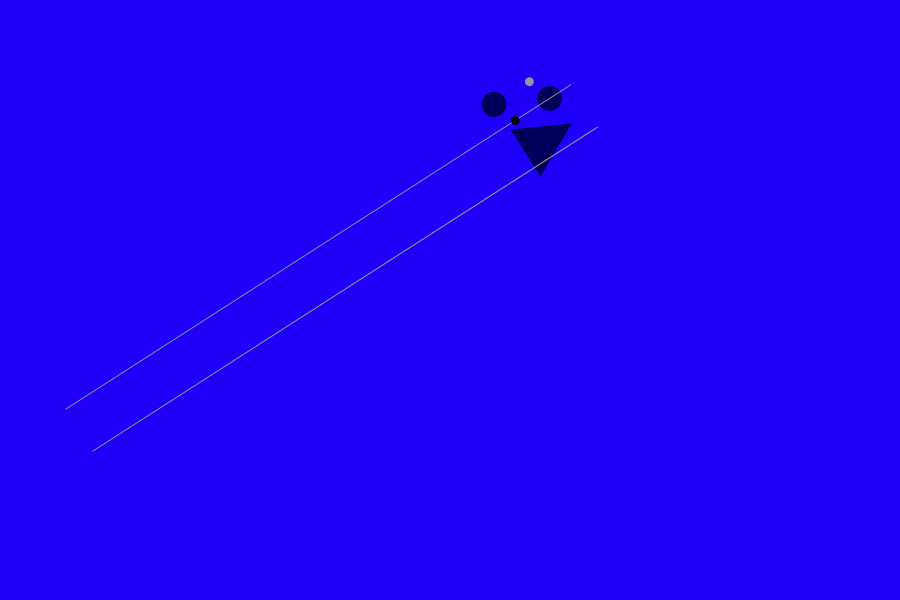
Frame 1 (no input)
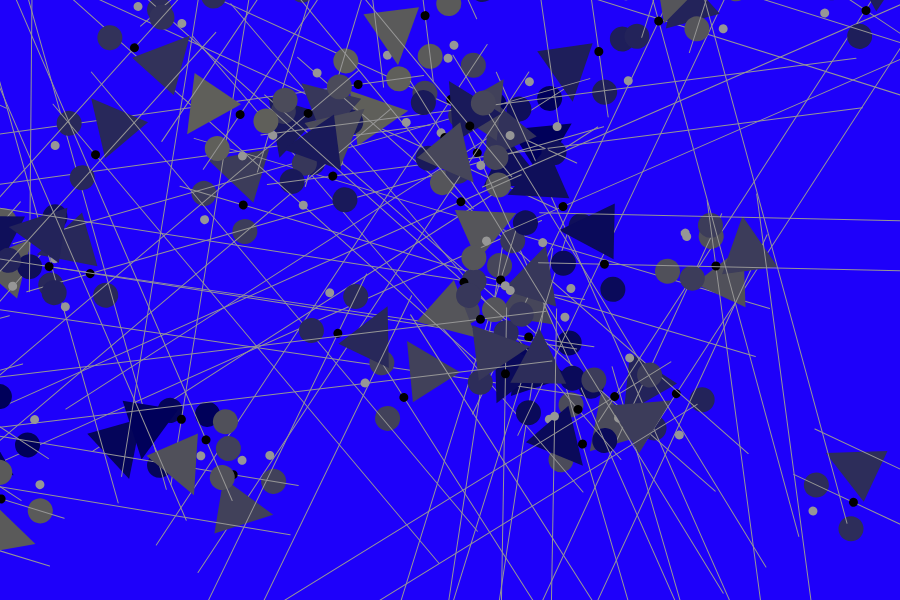
Frame 60 (no input)
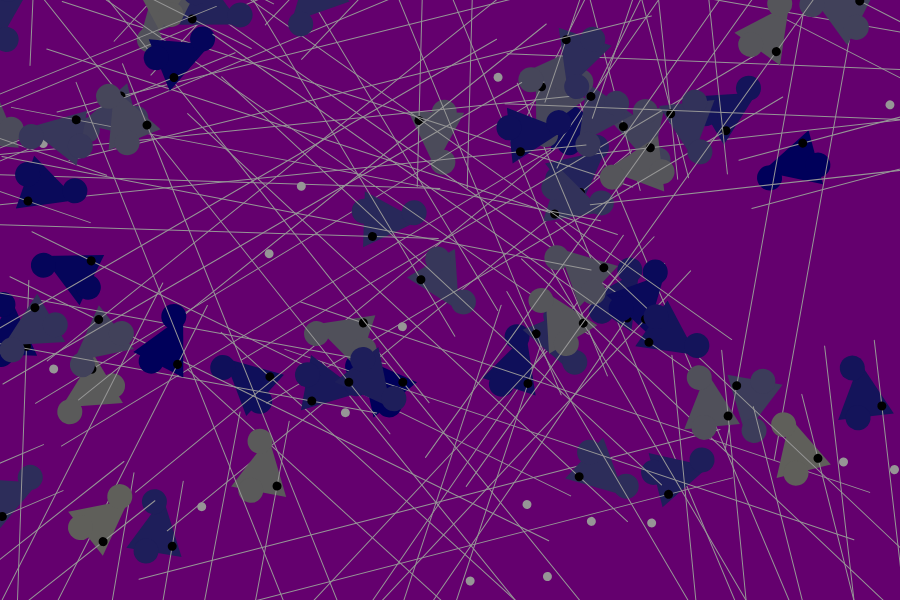
Frame 120 (the mouse pressed at the canvas centre since frame 60)

The p5.js sketch that drew these frames (run headless with seeded random() and noise() and a simulated clock; from frame 60 on, the mouse is pressed at the canvas centre):

// p5.js sketch
// ── sketch.js

let triColor = 0;


// Canvas and background setup
function setup() {
    createCanvas( 900, 600 );
    background( 'rgb(30, 0, 250)' );
    frameRate(20)
}

// Randomly populate canvas with triangles
function draw(){
    noStroke();
    fill(triColor, triColor, 90);
    translate(random(-50, width-100), random(-50, height-100));
    rotate(frameCount);
    triangle(30, 75,58, 20, 86, 75);

    triColor = triColor + 15;
    triColor = triColor % 100;

    var x1 = map(mouseX, 0, width, 25, 75);
    ellipse(x1, 25, 25, 25);

    var x2 = map(mouseX, 0, width, 0, 100, true);
    ellipse(x2, 75, 25, 25);




// Line Constraints
    var leftWall = 25;
    var rightWall = 75;
    var xm = mouseX;
    var xc = constrain(mouseX, leftWall, rightWall);

 stroke(150);
    line(leftWall, 0, leftWall, height);
    line(rightWall, 0, rightWall, height);

 noStroke();
    fill(150);
    ellipse(xm, 33, 9, 9);
    fill(0);
    ellipse(xc, 66, 9, 9); 

}

// mouse pressed funcion to clear screen
function mousePressed(){
  clear();
  background( 'rgb(100, 0, 110)' );
}
